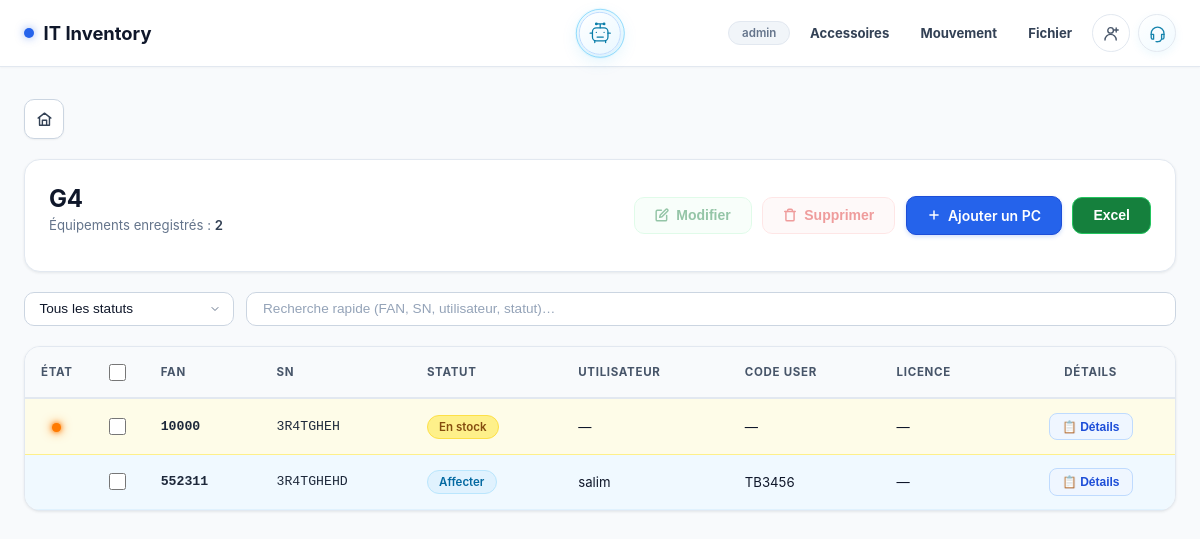
Screenshot of /model/g4 (signed in) with the database file from the repository.
### tables this page shows
CREATE TABLE app_users (
            id INTEGER PRIMARY KEY AUTOINCREMENT,
            username TEXT NOT NULL UNIQUE COLLATE NOCASE,
            password_hash TEXT NOT NULL,
            access_level TEXT NOT NULL CHECK(access_level IN ('read', 'write', 'full')),
            is_admin INTEGER NOT NULL DEFAULT 0,
            created_at TEXT NOT NULL DEFAULT CURRENT_TIMESTAMP
        , email TEXT);

CREATE TABLE inventory (
            id          INTEGER PRIMARY KEY AUTOINCREMENT,
            model_slug  TEXT,
            model_name  TEXT,
            fan         TEXT UNIQUE,
            sn          TEXT,
            statut      TEXT,
            username    TEXT,
            code_user   TEXT,
            license_num TEXT,
            obs         TEXT
        , disque_dur TEXT, etat_clavier TEXT, systeme_operateur TEXT, etat_ecran TEXT, batterie INTEGER, ram TEXT, ports_usb TEXT, pave_tactile TEXT, last_recipient TEXT, assignment_number INTEGER NOT NULL DEFAULT 0);

### app/routes/inventory.py (the view)
@inventory_bp.route('/model/<slug>')
def model_detail(slug):
    rows = get_items_by_slug(slug)
    model_name = rows[0]['model_name'] if rows else slug.upper()
    items = [{
        'db_id':             r['id'],
        'FAN':               r['fan'],
        'SN':                r['sn'],
        'Statut':            r['statut'],
        "Nom d'utilisateur": r['username'],
        'Code User':         r['code_user'],
        'N° Licence':        r['license_num'],
        'Obs':               r['obs'],
        'disque_dur':        r['disque_dur'],
        'ram':               r['ram'],
        'etat_clavier':      r['etat_clavier'],
        'etat_ecran':        r['etat_ecran'],
        'systeme_operateur': r['systeme_operateur'],
        'ports_usb':         r['ports_usb'],
        'batterie':          r['batterie'],
        'has_details':       bool(r['disque_dur'] or r['etat_clavier'] or r['systeme_operateur'] or r['etat_ecran'] or (r['batterie'] is not None) or r['ram'] or r['ports_usb'] or r['pave_tactile']),
    } for r in rows]
    model_data = {
        'name':        model_name,
        'slug':        slug,
        'total_count': len(items),
        'rows':        items,
    }
    return render_template('model_detail.html', model=model_data)

### app/models/database.py (called while the page is built)
def get_db():
    if 'db' not in g:
        g.db = sqlite3.connect(
            current_app.config['DB_PATH'],
            detect_types=sqlite3.PARSE_DECLTYPES,
        )
        g.db.row_factory = sqlite3.Row
    return g.db

def get_items_by_slug(slug):
    db = get_db()
    rows = db.execute(
        'SELECT * FROM inventory WHERE model_slug = ? ORDER BY id',
        (slug,)
    ).fetchall()
    return rows

### templates/model_detail.html (shortened to what this page needs)
{% extends "base.html" %}
{% block content %}
<div class="page-fade">
    <a href="{{ url_for('inventory.index') }}" class="btn-back home-icon-button" aria-label="Retour à l’accueil" title="Accueil">
        <svg xmlns="http://www.w3.org/2000/svg" width="17" height="17" viewBox="0 0 24 24" fill="none" stroke="currentColor" stroke-width="2" stroke-linecap="round" stroke-linejoin="round" aria-hidden="true"><path d="m3 10 9-7 9 7"/><path d="M5 9v11h14V9M9 20v-7h6v7"/></svg>
    </a>
    <div class="card" style="display:flex;flex-wrap:wrap;justify-content:space-between;align-items:center;gap:1.25rem;margin-bottom:1.25rem;">
        <div>
            <h1 style="font-size:1.5rem;font-weight:700;color:var(--text-primary);margin:0;letter-spacing:-0.01em;">{{ model.name }}</h1>
            <p class="text-muted" style="font-size:0.825rem;margin-top:0.25rem;">
                Équipements enregistrés : <strong style="color:var(--text-secondary);font-weight:600;" id="filteredCount">{{ model.total_count }}</strong>
            </p>
        </div>
        <div style="display:flex;align-items:center;gap:0.65rem;flex-wrap:wrap;">
            {% if current_user.access_level in ['write', 'full'] %}<button type="button" id="btnEditSelected" class="btn btn-toolbar-edit" disabled onclick="handleEditSelected()" title="Cochez une ligne pour la modifier">
                Modifier
            </button>{% endif %}
            {% if current_user.access_level == 'full' %}<button type="button" id="btnDeleteSelected" class="btn btn-toolbar-delete" disabled onclick="handleDeleteSelected()" title="Cochez une ligne pour la supprimer">
                Supprimer
            </button>{% endif %}
            {% if current_user.access_level in ['write', 'full'] %}<a href="{{ url_for('inventory.add_item') }}" class="btn btn-primary">
                <svg xmlns="http://www.w3.org/2000/svg" width="14" height="14" viewBox="0 0 24 24"
                     fill="none" stroke="currentColor" stroke-width="2.5"
                     stroke-linecap="round" stroke-linejoin="round">
                    <path d="M12 5v14M5 12h14"/>
                </svg>
                Ajouter un PC
            </a>{% endif %}
            <button type="button" onclick="exportSelectedRows()" class="btn btn-excel">Excel</button>
        </div>
    </div>
    <div style="display:flex;flex-wrap:wrap;align-items:center;gap:0.75rem;margin-bottom:1.25rem;">
        <div style="min-width:210px;">
            <select id="statusFilter" class="status-filter-select" onchange="filterTable()" style="width:100%;">
                <option value="">Tous les statuts</option>
            </select>
        </div>
        <div style="flex:1;min-width:240px;">
            <input type="text" id="tableSearch" onkeyup="filterTable()" placeholder="Recherche rapide (FAN, SN, utilisateur, statut)…"
                   class="search-input" style="width:100%;">
        </div>
    </div>
</div>
<div class="card" style="padding:0;overflow:hidden;">
    <div style="overflow-x:auto;">
        <table id="inventoryTable" class="inv-table">
            <thead>
                <tr>
                    <th style="width:24px;text-align:center;">État</th>
                    <th style="width:44px;text-align:center;"><input type="checkbox" id="selectAllRows" class="row-select-checkbox" onchange="toggleSelectAllRows(this)" title="Sélectionner tous les ordinateurs" aria-label="Sélectionner tous les ordinateurs"></th>
                    <th>FAN</th>
                    <th>SN</th>
                    <th>Statut</th>
                    <th>Utilisateur</th>
                    <th>Code User</th>
                    <th>Licence</th>
                    <th style="text-align:center;">Détails</th>
                </tr>
            </thead>
            <tbody>
                {% for row in model.rows %}
                {% set s = row['Statut'] %}
                {% set ns = namespace(non_count=0, all_good=true) %}
                {% for key in ['disque_dur', 'ram', 'etat_clavier', 'etat_ecran', 'systeme_operateur', 'ports_usb', 'batterie'] %}
                  {% set value = row.get(key) %}
                  {% set good = (value == 'Oui' if key not in ['ports_usb', 'batterie'] else (value == 'Toutes' if key == 'ports_usb' else (value is not none and value|int >= 50))) %}
                  {% if not good %}{% set ns.non_count = ns.non_count + 1 %}{% set ns.all_good = false %}{% endif %}
                {% endfor %}
                {% if ns.non_count == 0 and ns.all_good %}{% set health='good' %}{% elif ns.non_count > 0 %}{% set health='warning' %}{% else %}{% set health='neutral' %}{% endif %}
                {% if   s == 'En stock'                 %}{% set rc='row-en-stock' %}{% set bc='badge-en-stock' %}
                {% elif s == 'Utilisation hors domaine' %}{% set rc='row-hors'     %}{% set bc='badge-hors'     %}
                {% elif s == 'Free'                     %}{% set rc='row-free'     %}{% set bc='badge-free'     %}
                {% elif s == 'Affecter'                 %}{% set rc='row-affecter' %}{% set bc='badge-affecter' %}
                {% elif s == 'Créé'                     %}{% set rc='row-cree'     %}{% set bc='badge-cree'     %}
                {% else                                 %}{% set rc='row-default'  %}{% set bc='badge-default'  %}{% endif %}
                <tr class="{{ rc }}" data-db-id="{{ row['db_id'] }}" data-statut="{{ row['Statut'] or '' }}">
                    <td style="text-align:center;">{% if row['Statut'] != 'Affecter' %}<span class="health-dot health-{{ health }}" title="{{ ns.non_count }} composant(s) non conforme(s)" aria-label="{{ ns.non_count }} composant(s) non conforme(s)"></span>{% endif %}</td>
                    <td style="text-align:center;" onclick="event.stopPropagation();">
                        <input type="checkbox" class="row-select-checkbox" data-db-id="{{ row['db_id'] }}"
                               onchange="onRowCheckboxChange(this)" title="Sélectionner cet ordinateur">
                    </td>
                    <td class="font-mono" style="font-weight:600;">{{ row['FAN'] if row['FAN'] else '—' }}</td>
                    <td class="font-mono">{{ row['SN'] if row['SN'] else '—' }}</td>
                    <td>
                        {% if row['Statut'] %}
                        <span class="badge {{ bc }}">{{ row['Statut'] }}</span>
                        {% else %}—{% endif %}
                    </td>
                    <td>{{ row["Nom d'utilisateur"] if row["Nom d'utilisateur"] else '—' }}</td>
                    <td>{{ row['Code User'] if row['Code User'] else '—' }}</td>
                    <td>{{ row['N° Licence'] if row['N° Licence'] else '—' }}</td>
                    <td style="text-align:center;" onclick="event.stopPropagation();">
                        {% if row['Statut'] in ['En stock', 'Utilisation hors domaine'] or row.get('has_details') %}
                        <button type="button" class="btn-details" data-db-id="{{ row['db_id'] }}" onclick="openDetailsModal(this.dataset.dbId)" title="Afficher les caractéristiques techniques">
                            📋 Détails
                        </button>
                        {% else %}
                        <span class="text-muted" style="font-size:0.75rem;">—</span>
                        {% endif %}
                    </td>
                </tr>
                {% else %}
                <tr>
                    <td colspan="9" style="padding:2.5rem 1rem;text-align:center;" class="text-muted">
                        Aucun ordinateur trouvé pour ce modèle.
                    </td>
                </tr>
                {% endfor %}
            </tbody>
        </table>
    </div>
</div>
{% endblock %}

### templates/base.html (shortened to what this page needs)
<!DOCTYPE html>
<html lang="fr">
<head>
    <link rel="stylesheet" href="{{ url_for('static', filename='css/main.css') }}">
    <link rel="stylesheet" href="{{ url_for('static', filename='css/animations.css') }}">
</head>
<body>
    <nav class="navbar">
        <div class="navbar-inner">
            <a href="{{ url_for('inventory.index') }}" class="navbar-brand">
                <span class="dot"></span>
                IT Inventory
            </a>
            {% if current_user %}<button type="button" class="ai-assistant-trigger" id="aiAssistantTrigger" aria-label="Ouvrir l’assistant IA d’inventaire" aria-haspopup="dialog" aria-controls="aiAssistantModal" aria-expanded="false">
                <svg viewBox="0 0 32 32" aria-hidden="true"><rect x="6" y="9" width="20" height="17" rx="5"/><path d="M16 4v5M12 4h8M3 16h3m20 0h3M11 15h.01M21 15h.01M12 21h8M9 26v2m14-2v2"/><circle cx="11" cy="4" r="1"/><circle cx="21" cy="4" r="1"/></svg>
                <span class="ai-trigger-pulse" aria-hidden="true"></span>
            </button>{% endif %}
            <div class="navbar-actions">
                {% if current_user %}
                <span class="navbar-badge">{{ current_user.username }}</span>
                <div class="accessories-menu">
                    <a href="#" class="accessories-trigger" onclick="return false;">Accessoires</a>
                </div>
                <div class="accessories-menu movement-menu">
                    <a href="#" class="accessories-trigger" onclick="return false;">Mouvement</a>
                </div>
                {% if current_user.is_admin or current_user.access_level in ['write', 'full'] %}
                <div class="file-menu">
                    <a href="#" class="file-trigger" onclick="return false;">Fichier</a>
                </div>
                {% endif %}
                <div class="contact-menu">
                    <button type="button" class="contact-trigger" aria-label="Contact et options du compte">
                        <svg viewBox="0 0 24 24" aria-hidden="true"><circle cx="12" cy="8" r="3.5"/><path d="M5 20a7 7 0 0 1 14 0M19 5v5m-2.5-2.5h5"/></svg>
                    </button>
                </div>
                <div class="helpdesk-menu">
                    <button type="button" class="helpdesk-menu-trigger" aria-label="Helpdesk menu" aria-haspopup="true">
                        <svg viewBox="0 0 24 24" aria-hidden="true"><path d="M4 13v-1a8 8 0 0 1 16 0v1"/><path d="M4 13h3v6H6a2 2 0 0 1-2-2v-4Zm16 0h-3v6h1a2 2 0 0 0 2-2v-4ZM17 19a5 5 0 0 1-5 3h-1"/><path d="M10 22h2"/></svg>
                    </button>
                </div>
                {% else %}<a class="dashboard-nav-link" href="{{ url_for('auth.login') }}">IT admin</a>{% endif %}
            </div>
        </div>
    </nav>
    <main>
        {% block content %}{% endblock %}
    </main>
</body>
</html>

### static/css/animations.css (style rules this page uses)
.page-fade { animation: fadeUp 0.3s ease both; }
.btn-primary { position: relative; overflow: hidden; }
.btn-primary::after { content: ''; position: absolute; inset: 0; border-radius: inherit; background: rgba(255,255,255,0.15); opacity: 0; transition: opacity 0.2s; }
#inventoryTable tbody tr { animation: rowFadeIn 0.25s ease both; }

### rows the page displays
app_users: username "admin"
inventory: name "G4", fan "10000", sn "3R4TGHEH", Statut "En stock", row "—"
inventory: fan "552311", sn "3R4TGHEHD", Statut "Affecter", username "salim", code_user "TB3456", row "—"

### other values shown
{{ model.total_count }} "2"
